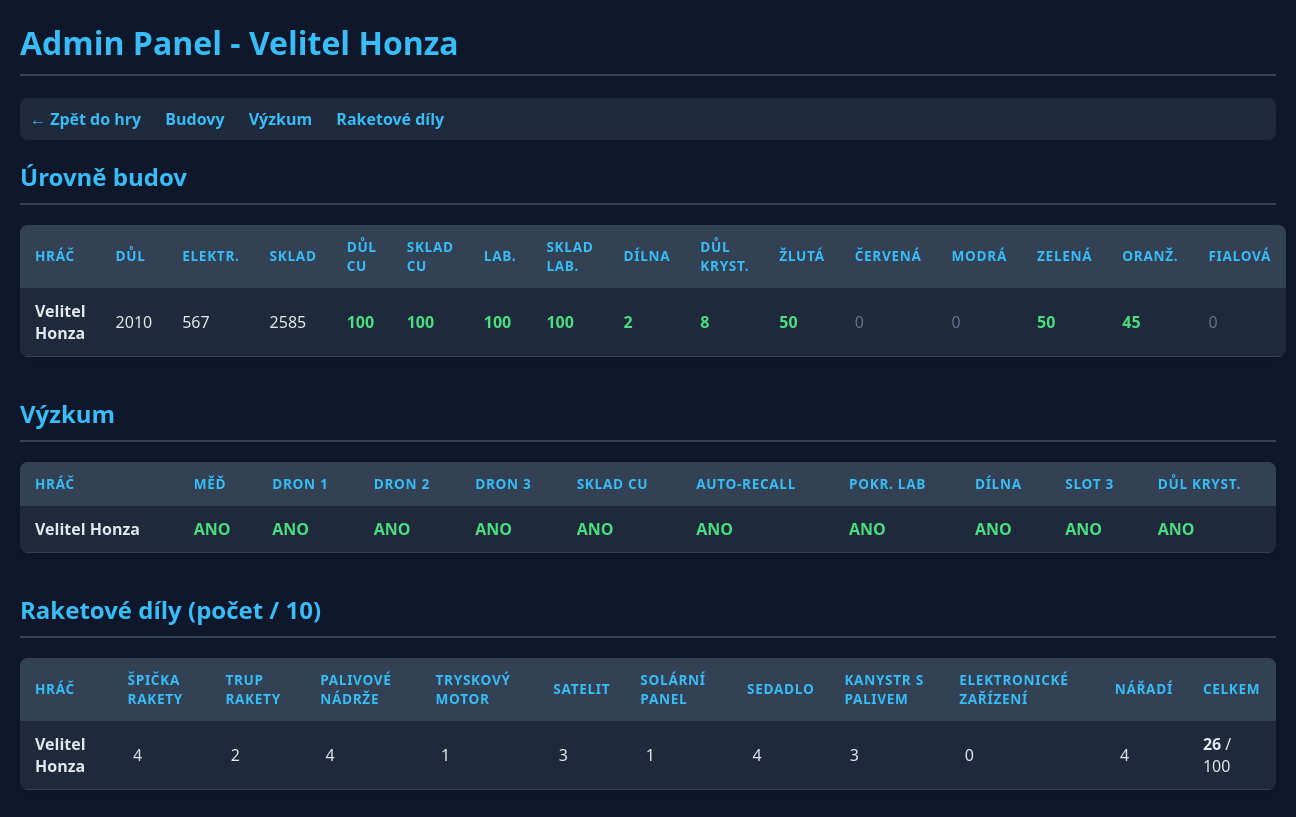
The page /admin.php (signed in) on the database as committed earlier.
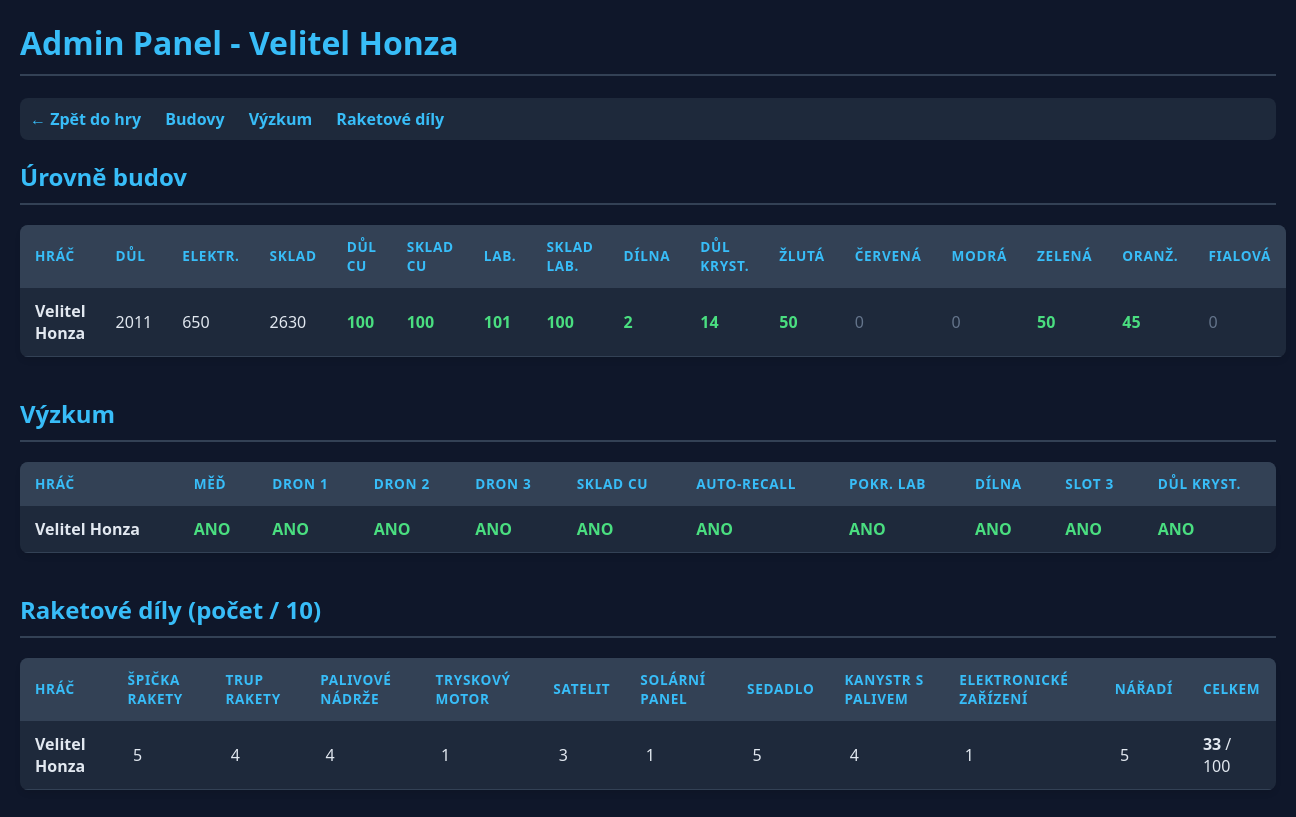
The same page on the database as committed later.
### tables this page shows
CREATE TABLE planets (
    id INTEGER PRIMARY KEY AUTOINCREMENT,
    user_id INTEGER UNIQUE NOT NULL,
    iron_amount REAL DEFAULT 100,
    energy_amount REAL DEFAULT 50,
    mine_level INTEGER DEFAULT 1,
    solar_plant_level INTEGER DEFAULT 1,
    warehouse_level INTEGER DEFAULT 1,
    last_updated DATETIME DEFAULT CURRENT_TIMESTAMP, crystal_amount REAL DEFAULT 0, vehicle_level INTEGER DEFAULT 0, vehicle_hp REAL DEFAULT 100, vehicle_status TEXT DEFAULT 'idle', vehicle_start_time DATETIME, vehicle_recall_time DATETIME, researched_colors TEXT DEFAULT '', res_yellow REAL DEFAULT 0, res_red REAL DEFAULT 0, res_blue REAL DEFAULT 0, res_green REAL DEFAULT 0, res_orange REAL DEFAULT 0, res_purple REAL DEFAULT 0, mine_yellow_lvl INTEGER DEFAULT 0, mine_red_lvl INTEGER DEFAULT 0, mine_blue_lvl INTEGER DEFAULT 0, mine_green_lvl INTEGER DEFAULT 0, mine_orange_lvl INTEGER DEFAULT 0, mine_purple_lvl INTEGER DEFAULT 0, has_drone INTEGER DEFAULT 0, drone_storage REAL DEFAULT 0, vehicle_sensor_lvl INTEGER DEFAULT 1, res_copper REAL DEFAULT 0, mine_copper_lvl INTEGER DEFAULT 0, warehouse_copper_lvl INTEGER DEFAULT 0, research_copper INTEGER DEFAULT 0, research_drone_upgrade INTEGER DEFAULT 0, vehicle2_level INTEGER DEFAULT 0, vehicle2_hp REAL DEFAULT 100, vehicle2_status TEXT DEFAULT 'idle', vehicle2_sensor_lvl INTEGER DEFAULT 1, vehicle2_start_time DATETIME, vehicle2_recall_time DATETIME, research_drone_upgrade_2 INTEGER DEFAULT 0, res_tubes REAL DEFAULT 0, lab_level INTEGER DEFAULT 0, lab_storage_level INTEGER DEFAULT 0, research_advanced_lab INTEGER DEFAULT 0, research_warehouse_copper INTEGER DEFAULT 0, research_drone_upgrade_3 INTEGER DEFAULT 0, research_auto_recall INTEGER DEFAULT 0, research_rocket_workshop INTEGER DEFAULT 0, rocket_workshop_level INTEGER DEFAULT 0, rocket_workshop_status TEXT DEFAULT 'idle', rocket_workshop_started_at DATETIME, rocket_workshop_ready_at DATETIME, rocket_parts TEXT DEFAULT '', rocket_workshop_mode INTEGER DEFAULT 1, rocket_workshop_2_status TEXT DEFAULT 'idle', rocket_workshop_2_started_at DATETIME, rocket_workshop_2_ready_at DATETIME, research_alien_slot_3 INTEGER DEFAULT 0, research_secret_crystal_mine INTEGER DEFAULT 0, secret_crystal_mine_level INTEGER DEFAULT 0,
    FOREIGN KEY(user_id) REFERENCES users(id)
);

CREATE TABLE users (
    id INTEGER PRIMARY KEY AUTOINCREMENT,
    email TEXT UNIQUE NOT NULL,
    password TEXT NOT NULL,
    player_name TEXT NOT NULL,
    created_at DATETIME DEFAULT CURRENT_TIMESTAMP
, last_login DATETIME);

### app/Repositories/PlanetRepository.php (called while the page is built, shortened)
<?php
function findAllPlayersWithPlanets(PDO $db): array {
    $stmt = $db->query("
        SELECT u.player_name, p.*
        FROM users u
        JOIN planets p ON u.id = p.user_id
        ORDER BY u.player_name ASC
    ");
    return $stmt->fetchAll(PDO::FETCH_ASSOC);
}

### app/Support/PlanetHelpers.php (called while the page is built, shortened)
<?php
function getRocketPartDefinitions(): array {
    return [
        'rocket_tip' => "Špička rakety",
        'rocket_body' => 'Trup rakety',
        'fuel_tank' => "Palivové nádrže",
        'jet_engine' => "Tryskový motor",
        'satellite' => 'Satelit',
        'solar_panel' => "Solární panel",
        'seat' => 'Sedadlo',
        'fuel_canister' => "Kanystr s palivem",
        'electronics' => "Elektronické zařízení",
        'tools' => "Nářadí"
    ];
}
function getDefaultRocketPartsInventory(): array {
    $inventory = [];
    foreach (getRocketPartDefinitions() as $key => $_label) {
        $inventory[$key] = 0;
    }
    return $inventory;
}
function normalizeRocketPartsInventory($rawInventory): array {
    $inventory = getDefaultRocketPartsInventory();
    $decoded = json_decode($rawInventory, true);
    foreach ($inventory as $key => $defaultValue) {
        $value = $decoded[$key] ?? $defaultValue;
        $inventory[$key] = max(0, min(10, (int) $value));
    }
    return $inventory;
}

### app/Bootstrap/DatabaseMigrations.php (called while the page is built, shortened)
<?php
function initializeDatabase(PDO $db): void {
    $db->exec("CREATE TABLE IF NOT EXISTS users (
        id INTEGER PRIMARY KEY AUTOINCREMENT,
        email TEXT UNIQUE NOT NULL,
        password TEXT NOT NULL,
        player_name TEXT NOT NULL,
        created_at DATETIME DEFAULT CURRENT_TIMESTAMP
    )");
    $db->exec("CREATE TABLE IF NOT EXISTS planets (
        id INTEGER PRIMARY KEY AUTOINCREMENT,
        user_id INTEGER UNIQUE NOT NULL,
        iron_amount REAL DEFAULT 100,
        energy_amount REAL DEFAULT 50,
        mine_level INTEGER DEFAULT 1,
        solar_plant_level INTEGER DEFAULT 1,
        warehouse_level INTEGER DEFAULT 1,
        last_updated DATETIME DEFAULT CURRENT_TIMESTAMP,
        FOREIGN KEY(user_id) REFERENCES users(id)
    )");
    $db->exec("CREATE TABLE IF NOT EXISTS global_settings (
        key TEXT PRIMARY KEY,
        value TEXT
    )");
    $db->exec("INSERT OR IGNORE INTO global_settings (key, value) VALUES ('game_state', 'COLONIZATION')");
    ensurePlanetColumns($db);
}
function ensurePlanetColumns(PDO $db): void {
    $res = $db->query("PRAGMA table_info(planets)");
}

### db.php (called while the page is built, shortened)
<?php
require_once __DIR__ . '/app/Bootstrap/DatabaseConnection.php';
require_once __DIR__ . '/app/Bootstrap/DatabaseMigrations.php';
require_once __DIR__ . '/app/Support/PlanetHelpers.php';
require_once __DIR__ . '/app/Repositories/PlanetRepository.php';
$db = createDatabaseConnection(__DIR__ . '/game.sqlite');
initializeDatabase($db);

### admin.php (the view, shortened to what this page needs)
<?php
require_once 'db.php';
$players = findAllPlayersWithPlanets($db);
$rocketPartDefs = getRocketPartDefinitions();
?>
<!DOCTYPE html>
<html lang="cs">
<head>
</head>
<body>
    <h1>Admin Panel - Velitel Honza</h1>
    <div class="admin-nav">
        <a href="index.php">&larr; Zpět do hry</a>
        <a href="#buildings">Budovy</a>
        <a href="#research">Výzkum</a>
        <a href="#rocket">Raketové díly</a>
    </div>
    <h2 id="buildings">Úrovně budov</h2>
    <table>
        <thead>
            <tr>
                <th>Hráč</th>
                <th>Důl</th>
                <th>Elektr.</th>
                <th>Sklad</th>
                <th>Důl Cu</th>
                <th>Sklad Cu</th>
                <th>Lab.</th>
                <th>Sklad Lab.</th>
                <th>Dílna</th>
                <th>Důl Kryst.</th>
                <th>Žlutá</th>
                <th>Červená</th>
                <th>Modrá</th>
                <th>Zelená</th>
                <th>Oranž.</th>
                <th>Fialová</th>
            </tr>
        </thead>
        <tbody>
            <?php foreach ($players as $p): ?>
            <tr>
                <td><strong><?= htmlspecialchars($p['player_name']) ?></strong></td>
                <td><?= $p['mine_level'] ?></td>
                <td><?= $p['solar_plant_level'] ?></td>
                <td><?= $p['warehouse_level'] ?></td>
                <td class="<?= $p['mine_copper_lvl'] > 0 ? 'val-positive' : 'val-zero' ?>"><?= $p['mine_copper_lvl'] ?></td>
                <td class="<?= $p['warehouse_copper_lvl'] > 0 ? 'val-positive' : 'val-zero' ?>"><?= $p['warehouse_copper_lvl'] ?></td>
                <td class="<?= $p['lab_level'] > 0 ? 'val-positive' : 'val-zero' ?>"><?= $p['lab_level'] ?></td>
                <td class="<?= $p['lab_storage_level'] > 0 ? 'val-positive' : 'val-zero' ?>"><?= $p['lab_storage_level'] ?></td>
                <td class="<?= $p['rocket_workshop_level'] > 0 ? 'val-positive' : 'val-zero' ?>"><?= $p['rocket_workshop_level'] ?></td>
                <td class="<?= ($p['secret_crystal_mine_level'] ?? 0) > 0 ? 'val-positive' : 'val-zero' ?>"><?= $p['secret_crystal_mine_level'] ?? 0 ?></td>
                <td class="<?= $p['mine_yellow_lvl'] > 0 ? 'val-positive' : 'val-zero' ?>"><?= $p['mine_yellow_lvl'] ?></td>
                <td class="<?= $p['mine_red_lvl'] > 0 ? 'val-positive' : 'val-zero' ?>"><?= $p['mine_red_lvl'] ?></td>
                <td class="<?= $p['mine_blue_lvl'] > 0 ? 'val-positive' : 'val-zero' ?>"><?= $p['mine_blue_lvl'] ?></td>
                <td class="<?= $p['mine_green_lvl'] > 0 ? 'val-positive' : 'val-zero' ?>"><?= $p['mine_green_lvl'] ?></td>
                <td class="<?= $p['mine_orange_lvl'] > 0 ? 'val-positive' : 'val-zero' ?>"><?= $p['mine_orange_lvl'] ?></td>
                <td class="<?= $p['mine_purple_lvl'] > 0 ? 'val-positive' : 'val-zero' ?>"><?= $p['mine_purple_lvl'] ?></td>
            </tr>
            <?php endforeach; ?>
        </tbody>
    </table>
    <h2 id="research">Výzkum</h2>
    <table>
        <thead>
            <tr>
                <th>Hráč</th>
                <th>Měď</th>
                <th>Dron 1</th>
                <th>Dron 2</th>
                <th>Dron 3</th>
                <th>Sklad Cu</th>
                <th>Auto-Recall</th>
                <th>Pokr. Lab</th>
                <th>Dílna</th>
                <th>Slot 3</th>
                <th>Důl Kryst.</th>
            </tr>
        </thead>
        <tbody>
            <?php foreach ($players as $p): ?>
            <tr>
                <td><strong><?= htmlspecialchars($p['player_name']) ?></strong></td>
                <td class="<?= $p['research_copper'] ? 'val-researched' : 'val-not-researched' ?>"><?= $p['research_copper'] ? 'ANO' : 'NE' ?></td>
                <td class="<?= $p['research_drone_upgrade'] ? 'val-researched' : 'val-not-researched' ?>"><?= $p['research_drone_upgrade'] ? 'ANO' : 'NE' ?></td>
                <td class="<?= $p['research_drone_upgrade_2'] ? 'val-researched' : 'val-not-researched' ?>"><?= $p['research_drone_upgrade_2'] ? 'ANO' : 'NE' ?></td>
                <td class="<?= ($p['research_drone_upgrade_3'] ?? 0) ? 'val-researched' : 'val-not-researched' ?>"><?= ($p['research_drone_upgrade_3'] ?? 0) ? 'ANO' : 'NE' ?></td>
                <td class="<?= ($p['research_warehouse_copper'] ?? 0) ? 'val-researched' : 'val-not-researched' ?>"><?= ($p['research_warehouse_copper'] ?? 0) ? 'ANO' : 'NE' ?></td>
                <td class="<?= ($p['research_auto_recall'] ?? 0) ? 'val-researched' : 'val-not-researched' ?>"><?= ($p['research_auto_recall'] ?? 0) ? 'ANO' : 'NE' ?></td>
                <td class="<?= ($p['research_advanced_lab'] ?? 0) ? 'val-researched' : 'val-not-researched' ?>"><?= ($p['research_advanced_lab'] ?? 0) ? 'ANO' : 'NE' ?></td>
                <td class="<?= ($p['research_rocket_workshop'] ?? 0) ? 'val-researched' : 'val-not-researched' ?>"><?= ($p['research_rocket_workshop'] ?? 0) ? 'ANO' : 'NE' ?></td>
                <td class="<?= ($p['research_alien_slot_3'] ?? 0) ? 'val-researched' : 'val-not-researched' ?>"><?= ($p['research_alien_slot_3'] ?? 0) ? 'ANO' : 'NE' ?></td>
                <td class="<?= ($p['research_secret_crystal_mine'] ?? 0) ? 'val-researched' : 'val-not-researched' ?>"><?= ($p['research_secret_crystal_mine'] ?? 0) ? 'ANO' : 'NE' ?></td>
            </tr>
            <?php endforeach; ?>
        </tbody>
    </table>
    <h2 id="rocket">Raketové díly (počet / 10)</h2>
    <table>
        <thead>
            <tr>
                <th>Hráč</th>
                <?php foreach ($rocketPartDefs as $label): ?>
                <th><?= htmlspecialchars($label) ?></th>
                <?php endforeach; ?>
                <th>CELKEM</th>
            </tr>
        </thead>
        <tbody>
            <?php foreach ($players as $p):
                $parts = normalizeRocketPartsInventory($p['rocket_parts'] ?? '');
                $totalParts = array_sum($parts);
            ?>
            <tr>
                <td><strong><?= htmlspecialchars($p['player_name']) ?></strong></td>
                <?php foreach ($rocketPartDefs as $key => $label):
                    $count = $parts[$key] ?? 0;
                ?>
                <td>
                    <span class="part-count <?= $count >= 10 ? 'part-full' : '' ?>"><?= $count ?></span>
                </td>
                <?php endforeach; ?>
                <td><strong><?= $totalParts ?></strong> / <?= count($rocketPartDefs) * 10 ?></td>
            </tr>
            <?php endforeach; ?>
        </tbody>
    </table>
</body>
</html>

### admin.php (style rules this page uses)
body { background-color: #0f172a; color: #e2e8f0; font-family: 'Segoe UI', Tahoma, Geneva, Verdana, sans-serif; margin: 20px; }
h1, h2 { color: #38bdf8; border-bottom: 2px solid #334155; padding-bottom: 10px; }
.admin-nav { margin-bottom: 20px; padding: 10px; background: #1e293b; border-radius: 8px; }
.admin-nav a { color: #38bdf8; text-decoration: none; margin-right: 20px; font-weight: bold; }
table { width: 100%; border-collapse: collapse; margin-bottom: 40px; background: #1e293b; border-radius: 8px; overflow: hidden; box-shadow: 0 4px 6px -1px rgb(0 0 0 / 0.1); }
th, td { padding: 12px 15px; text-align: left; border-bottom: 1px solid #334155; }
th { background-color: #334155; color: #38bdf8; text-transform: uppercase; font-size: 0.85rem; letter-spacing: 0.05em; }
.val-zero { color: #64748b; }
.val-positive { color: #4ade80; font-weight: bold; }
.val-researched { color: #4ade80; font-weight: bold; }
.part-count { display: inline-block; width: 20px; text-align: center; border-radius: 3px; margin-right: 5px; }

Rows that differ between the two databases and show on the page:
changed planets "Velitel Honza": mine_level "2010" → "2011"; solar_plant_level "567" → "650"; warehouse_level "2585" → "2630"; lab_level "100" → "101"; secret_crystal_mine_level "8" → "14"; rocket_parts "26" → "33"
Other text that changed with them:
new list line: "5"
new list line: "1"
list line gone: "2"
list line gone: "3"
list line gone: "0"
list line gone: "4"
